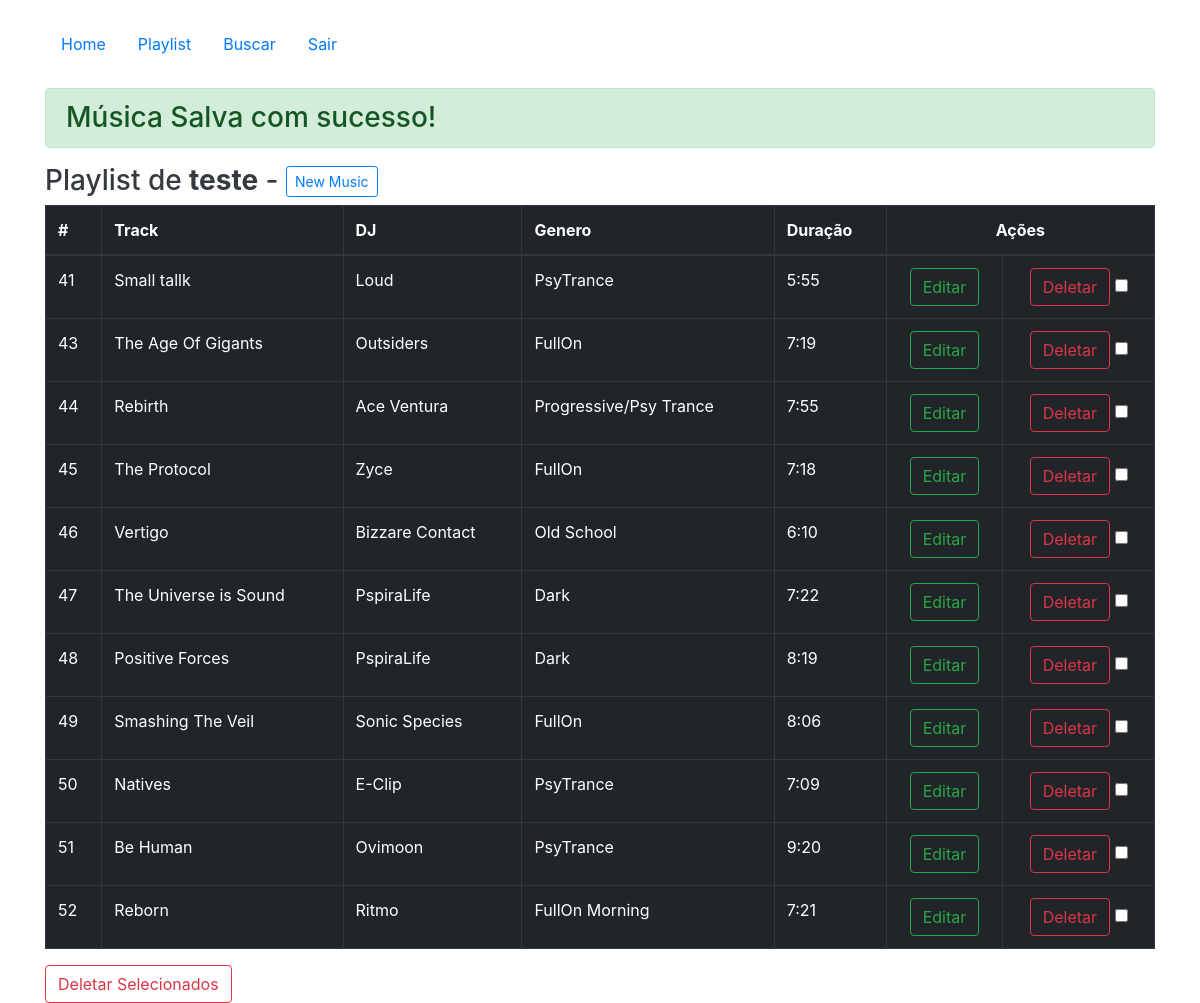
/musicas.php?msg=musicaCad (signed in), run on the app's committed database.
### tables this page shows
CREATE TABLE `tb_musica` (
  `id_musica` int(11) NOT NULL,
  `musica` varchar(100) NOT NULL,
  `banda` varchar(100) NOT NULL,
  `genero` varchar(100) NOT NULL,
  `tempo` varchar(100) NOT NULL,
  `id_usuario` int(11) NOT NULL
);

### musicas.php (the view, shortened to what this page needs)
<!DOCTYPE html>
<html lang="pt-br">
<head>
	<link rel="stylesheet" type="text/css" href="css/bootstrap.min.css">
</head>
<body class="container">
	<?php
	include 'func.php';
	include 'conn.php';
	?>
	<h3 class="text-dark">Playlist de <b><?php echo $_SESSION['usuario']; ?></b> -
		<button type="button" class="btn btn-outline-primary btn-sm" data-toggle="modal" data-target="#formModalCenter">
		New Music
	</button>
	</h3>
	<?php
	$id_usuario = $_SESSION['id_usuario'];
	if($id_usuario == 10)
	{
		$sql = "SELECT id_musica, musica, banda, genero, tempo FROM tb_musica";
	}
	else{
	$sql = "SELECT id_musica, musica, banda, genero, tempo FROM
			tb_musica INNER JOIN tb_usuario ON tb_musica.id_usuario = tb_usuario.id_usuario WHERE tb_musica.id_usuario = $id_usuario ";
	}
	$resultado = mysqli_query($conn, $sql);
	if(mysqli_affected_rows($conn) > 0)
	{
		echo '<form action="deletar.php" method="post">';
		echo '<table class="table table-hover table-bordered table-dark">';
		echo '<thead class="thead-dark">';
		echo '<tr>';
		echo '<th>#</th>';
		echo '<th>Track</th>';
		echo '<th>DJ</th>';
		echo '<th>Genero</th>';
		echo '<th>Duração</th>';
		echo '<th colspan="2" class="text-center">Ações</th>';
		echo '</tr>';
		echo '</thead>';
		while ($musicas = mysqli_fetch_assoc($resultado))
		{
			echo '<tr>';
			foreach ($musicas as $coluna_atual => $valor_atual)
			{
				if($coluna_atual == 'id_musica')
				{
					$id_musica = $valor_atual;
				}
				echo '<td>' . $valor_atual . '</td>';
			}
			echo '<td class="text-center"><a href="editar.php?id_musica='.$id_musica.'" class="btn btn-outline-success">Editar</a></td>';
			echo '<td class="text-center"><a href="deletar.php?id_musica='.$id_musica.'" class="btn btn-outline-danger" onClick="return confirm(\'Deseja excluir este registro?\')">Deletar</a>';
			echo ' <input type="checkbox" name="selecionado[]" value="'.$id_musica.'"></td>';
			echo '</tr>';
		}
		echo '</table>';
		echo '<button type="submit" class="btn btn-outline-danger" onClick="return confirm (\'Deseja excluir todos os selecionados?\')">
				Deletar Selecionados
			  </button>';
		echo '</form>';
	}
	else
	{
		echo '<h3 class="alert alert-info">Não há Musicas Salvas</h3>';
	}
	?>
</body>
</html>

### data on the page
tb_musica: id_musica "41", musica "Small tallk", banda "Loud", genero "PsyTrance", tempo "5:55"
tb_musica: id_musica "43", musica "The Age Of Gigants", banda "Outsiders", genero "FullOn", tempo "7:19"
tb_musica: id_musica "44", musica "Rebirth", banda "Ace Ventura", genero "Progressive/Psy Trance", tempo "7:55"
tb_musica: id_musica "45", musica "The Protocol", banda "Zyce", genero "FullOn", tempo "7:18"
tb_musica: id_musica "46", musica "Vertigo", banda "Bizzare Contact", genero "Old School", tempo "6:10"
tb_musica: id_musica "47", musica "The Universe is Sound", banda "PspiraLife", genero "Dark", tempo "7:22"
tb_musica: id_musica "48", musica "Positive Forces", banda "PspiraLife", genero "Dark", tempo "8:19"
tb_musica: id_musica "49", musica "Smashing The Veil", banda "Sonic Species", genero "FullOn", tempo "8:06"
tb_musica: id_musica "50", musica "Natives", banda "E-Clip", genero "PsyTrance", tempo "7:09"
tb_musica: id_musica "51", musica "Be Human", banda "Ovimoon", genero "PsyTrance", tempo "9:20"
tb_musica: id_musica "52", musica "Reborn", banda "Ritmo", genero "FullOn Morning", tempo "7:21"

### other printed values
$_SESSION['usuario'] "teste"
